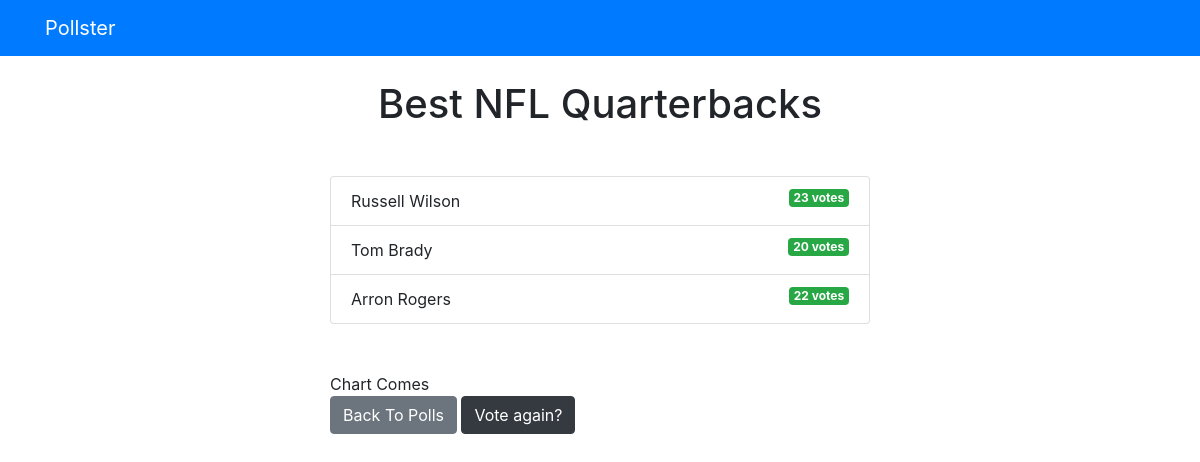
/polls/1/results/, run on an earlier commit of the app's database.
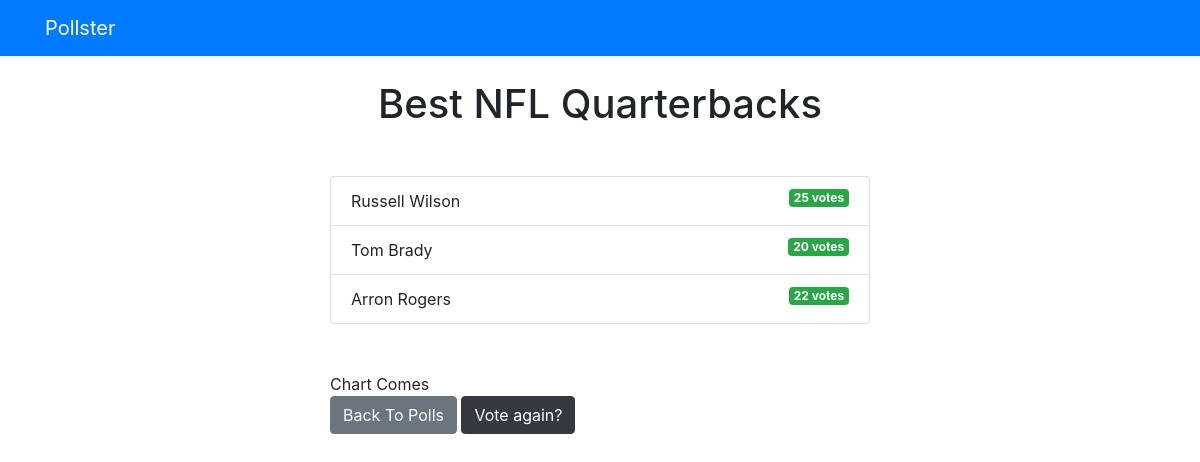
And on a later commit of the database.
### polls/models.py (models this page shows, shortened)
class Question(models.Model):
    question_text = models.CharField(max_length=200)
    pub_date = models.DateTimeField('date published')

class Choice(models.Model):
    question = models.ForeignKey(Question, on_delete=models.CASCADE)
    choice_text = models.CharField(max_length=200)
    votes = models.IntegerField(default=0)

### polls/views.py (the view)
# urls.py: path('<int:question_id>/results/', views.results, name='results'),
def results(request, question_id):
  question = get_object_or_404(Question, pk=question_id)
  return render(request, 'polls/results.html', { 'question': question })

### templates/polls/results.html (shortened to what this page needs)
{% extends 'base.html' %}
{% block content %}
<h1 class="mb-5 text-center">{{ question.question_text }}</h1>
<ul class="list-group mb-5">
	{% for choice in question.choice_set.all %}
	<li class="list-group-item">
		{{ choice.choice_text }}  <span class="badge badge-success float-right">{{ choice.votes }} vote{{ choice.votes | pluralize }}</span>
	</li>
	{% endfor %}
</ul>
<div id="myChart">Chart Comes</div>
<a class="btn btn-secondary" href="{% url 'polls:index' %}">Back To Polls</a>
<a class="btn btn-dark" href="{% url 'polls:detail' question.id %}">Vote again?</a>
{% endblock %}

### templates/base.html (shortened to what this page needs)
<!DOCTYPE html>
<html lang="en">
  <head>
    <link
      rel="stylesheet"
      href="https://stackpath.bootstrapcdn.com/bootstrap/4.3.1/css/bootstrap.min.css"
    />
  </head>
  <body>
    {% include 'partials/_navbar.html' %}
    <div class="container">
      <div class="row">
        <div class="col-md-6 m-auto">
          {% block content %}{% endblock %}
        </div>
      </div>
    </div>
  </body>
</html>

### templates/partials/_navbar.html
<nav class="navbar navbar-dark bg-primary mb-4">
	<div class="container">
		<a class="navbar-brand" href="/">Pollster</a>
	</div>
</nav>

What changed in the data, as far as the page shows it:
changed Choice "Russell Wilson": votes "23" → "25"
